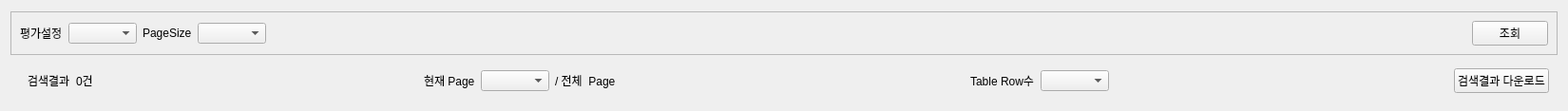
<?xml version="1.0" encoding="UTF-8"?>
<ui version="4.0">
 <class>Search</class>
 <widget class="QWidget" name="Search">
  <property name="geometry">
   <rect>
    <x>0</x>
    <y>0</y>
    <width>1650</width>
    <height>117</height>
   </rect>
  </property>
  <property name="windowTitle">
   <string>Form</string>
  </property>
  <layout class="QVBoxLayout" name="verticalLayout">
   <item>
    <widget class="QFrame" name="frame_4">
     <property name="sizePolicy">
      <sizepolicy hsizetype="Preferred" vsizetype="Fixed">
       <horstretch>0</horstretch>
       <verstretch>0</verstretch>
      </sizepolicy>
     </property>
     <property name="frameShape">
      <enum>QFrame::StyledPanel</enum>
     </property>
     <property name="frameShadow">
      <enum>QFrame::Raised</enum>
     </property>
     <layout class="QHBoxLayout" name="horizontalLayout_2">
      <item>
       <widget class="QLabel" name="label">
        <property name="text">
         <string>평가설정</string>
        </property>
       </widget>
      </item>
      <item>
       <widget class="QComboBox" name="comboBox"/>
      </item>
      <item>
       <layout class="QFormLayout" name="formLayout_7">
        <property name="formAlignment">
         <set>Qt::AlignLeading|Qt::AlignLeft|Qt::AlignVCenter</set>
        </property>
        <item row="0" column="0">
         <widget class="QLabel" name="label_9">
          <property name="text">
           <string>PageSize</string>
          </property>
         </widget>
        </item>
        <item row="0" column="1">
         <widget class="QComboBox" name="comboBox_pageSize">
          <property name="currentText">
           <string/>
          </property>
         </widget>
        </item>
       </layout>
      </item>
      <item>
       <spacer name="horizontalSpacer_5">
        <property name="orientation">
         <enum>Qt::Horizontal</enum>
        </property>
        <property name="sizeHint" stdset="0">
         <size>
          <width>40</width>
          <height>20</height>
         </size>
        </property>
       </spacer>
      </item>
      <item>
       <widget class="QPushButton" name="PB_Search">
        <property name="sizePolicy">
         <sizepolicy hsizetype="Fixed" vsizetype="Fixed">
          <horstretch>0</horstretch>
          <verstretch>0</verstretch>
         </sizepolicy>
        </property>
        <property name="text">
         <string>조회</string>
        </property>
       </widget>
      </item>
     </layout>
    </widget>
   </item>
   <item>
    <widget class="QFrame" name="frame_Pagenation">
     <property name="sizePolicy">
      <sizepolicy hsizetype="Preferred" vsizetype="Fixed">
       <horstretch>0</horstretch>
       <verstretch>0</verstretch>
      </sizepolicy>
     </property>
     <property name="frameShape">
      <enum>QFrame::NoFrame</enum>
     </property>
     <property name="frameShadow">
      <enum>QFrame::Raised</enum>
     </property>
     <layout class="QHBoxLayout" name="horizontalLayout_4">
      <property name="topMargin">
       <number>0</number>
      </property>
      <property name="bottomMargin">
       <number>0</number>
      </property>
      <item>
       <widget class="QFrame" name="frame_2">
        <property name="frameShape">
         <enum>QFrame::NoFrame</enum>
        </property>
        <property name="frameShadow">
         <enum>QFrame::Raised</enum>
        </property>
        <layout class="QHBoxLayout" name="horizontalLayout_3">
         <item>
          <widget class="QLabel" name="label_7">
           <property name="text">
            <string>검색결과</string>
           </property>
          </widget>
         </item>
         <item>
          <widget class="QLabel" name="label_countTotal">
           <property name="text">
            <string>0건</string>
           </property>
          </widget>
         </item>
        </layout>
       </widget>
      </item>
      <item>
       <spacer name="horizontalSpacer_2">
        <property name="orientation">
         <enum>Qt::Horizontal</enum>
        </property>
        <property name="sizeHint" stdset="0">
         <size>
          <width>40</width>
          <height>20</height>
         </size>
        </property>
       </spacer>
      </item>
      <item>
       <widget class="QFrame" name="frame_3">
        <property name="frameShape">
         <enum>QFrame::NoFrame</enum>
        </property>
        <property name="frameShadow">
         <enum>QFrame::Raised</enum>
        </property>
        <layout class="QHBoxLayout" name="horizontalLayout_5">
         <item>
          <widget class="QLabel" name="label_8">
           <property name="text">
            <string>현재 Page</string>
           </property>
          </widget>
         </item>
         <item>
          <widget class="QComboBox" name="comboBox_current_Page"/>
         </item>
         <item>
          <widget class="QLabel" name="label_total_Page">
           <property name="text">
            <string>/ 전체  Page</string>
           </property>
          </widget>
         </item>
        </layout>
       </widget>
      </item>
      <item>
       <spacer name="horizontalSpacer_3">
        <property name="orientation">
         <enum>Qt::Horizontal</enum>
        </property>
        <property name="sizeHint" stdset="0">
         <size>
          <width>40</width>
          <height>20</height>
         </size>
        </property>
       </spacer>
      </item>
      <item>
       <widget class="QFrame" name="frame_6">
        <property name="sizePolicy">
         <sizepolicy hsizetype="Preferred" vsizetype="Fixed">
          <horstretch>0</horstretch>
          <verstretch>0</verstretch>
         </sizepolicy>
        </property>
        <property name="frameShape">
         <enum>QFrame::NoFrame</enum>
        </property>
        <property name="frameShadow">
         <enum>QFrame::Raised</enum>
        </property>
        <layout class="QHBoxLayout" name="horizontalLayout_6"/>
       </widget>
      </item>
      <item>
       <widget class="QFrame" name="frame_7">
        <property name="sizePolicy">
         <sizepolicy hsizetype="Preferred" vsizetype="Fixed">
          <horstretch>0</horstretch>
          <verstretch>0</verstretch>
         </sizepolicy>
        </property>
        <property name="frameShape">
         <enum>QFrame::NoFrame</enum>
        </property>
        <property name="frameShadow">
         <enum>QFrame::Raised</enum>
        </property>
        <layout class="QHBoxLayout" name="horizontalLayout_7">
         <item>
          <widget class="QLabel" name="label_10">
           <property name="text">
            <string>Table Row수</string>
           </property>
          </widget>
         </item>
         <item>
          <widget class="Combo_table_row" name="comboBox_countOnPage"/>
         </item>
        </layout>
       </widget>
      </item>
      <item>
       <widget class="QFrame" name="frame_5">
        <property name="sizePolicy">
         <sizepolicy hsizetype="Preferred" vsizetype="Fixed">
          <horstretch>0</horstretch>
          <verstretch>0</verstretch>
         </sizepolicy>
        </property>
        <property name="frameShape">
         <enum>QFrame::NoFrame</enum>
        </property>
        <property name="frameShadow">
         <enum>QFrame::Raised</enum>
        </property>
        <layout class="QHBoxLayout" name="horizontalLayout_8"/>
       </widget>
      </item>
      <item>
       <spacer name="horizontalSpacer_4">
        <property name="orientation">
         <enum>Qt::Horizontal</enum>
        </property>
        <property name="sizeHint" stdset="0">
         <size>
          <width>40</width>
          <height>20</height>
         </size>
        </property>
       </spacer>
      </item>
      <item>
       <widget class="QPushButton" name="PB_DownloadAll">
        <property name="text">
         <string>검색결과 다운로드</string>
        </property>
       </widget>
      </item>
     </layout>
    </widget>
   </item>
  </layout>
 </widget>
 <customwidgets>
  <customwidget>
   <class>Combo_table_row</class>
   <extends>QComboBox</extends>
   <header location="global">modules.PyQt.component.combo_custom</header>
  </customwidget>
 </customwidgets>
 <resources/>
 <connections/>
</ui>
